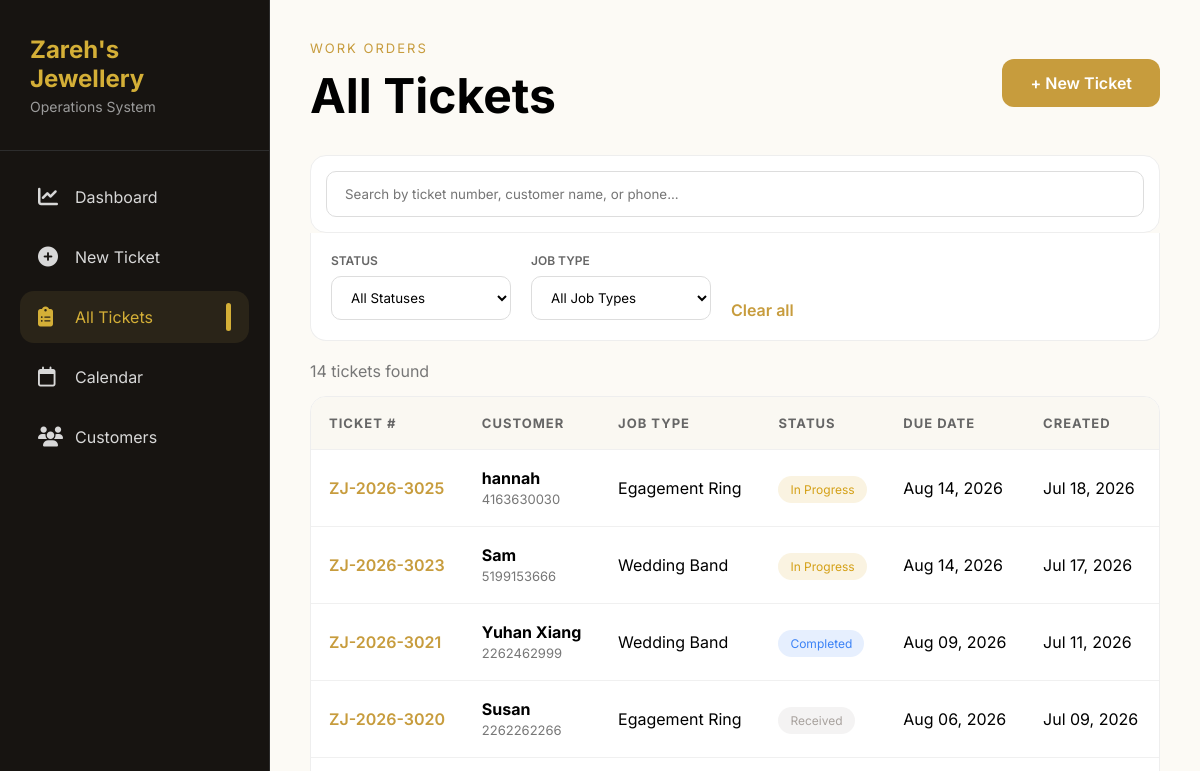
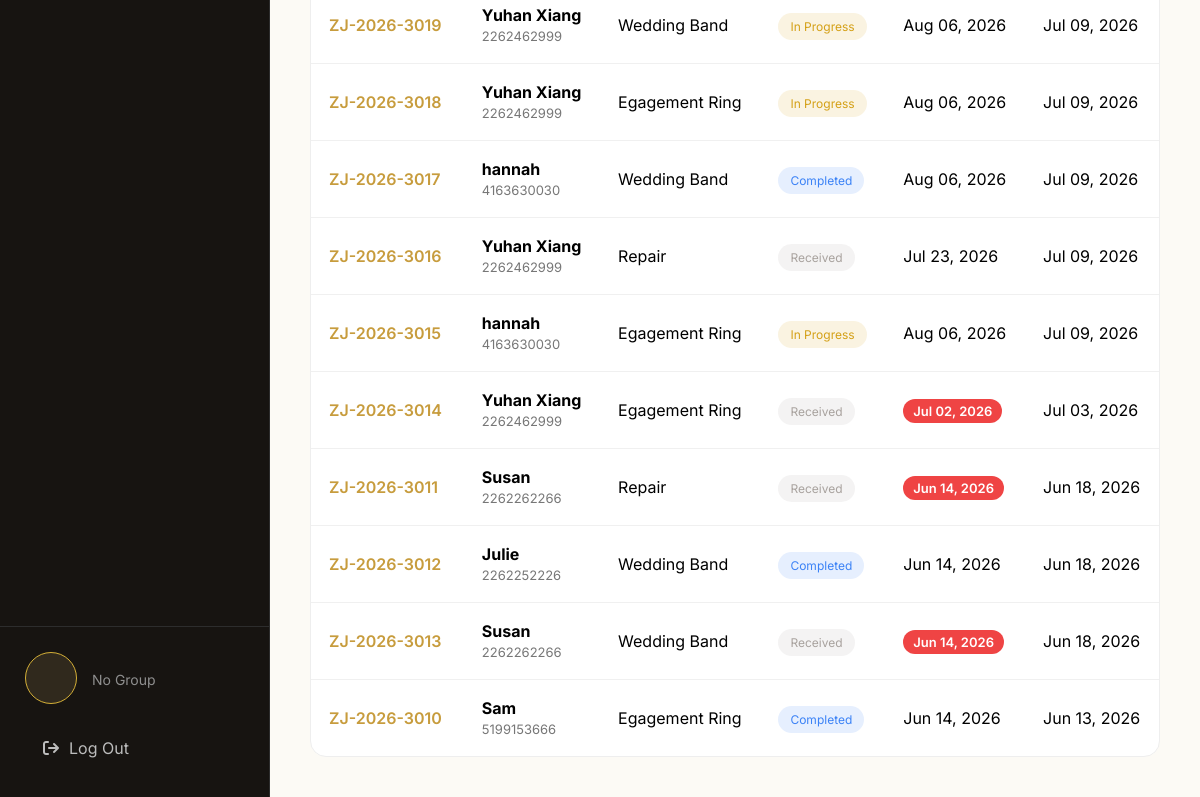
The page /tickets/ (signed in) on the database as committed earlier (2 pictures, top to bottom).
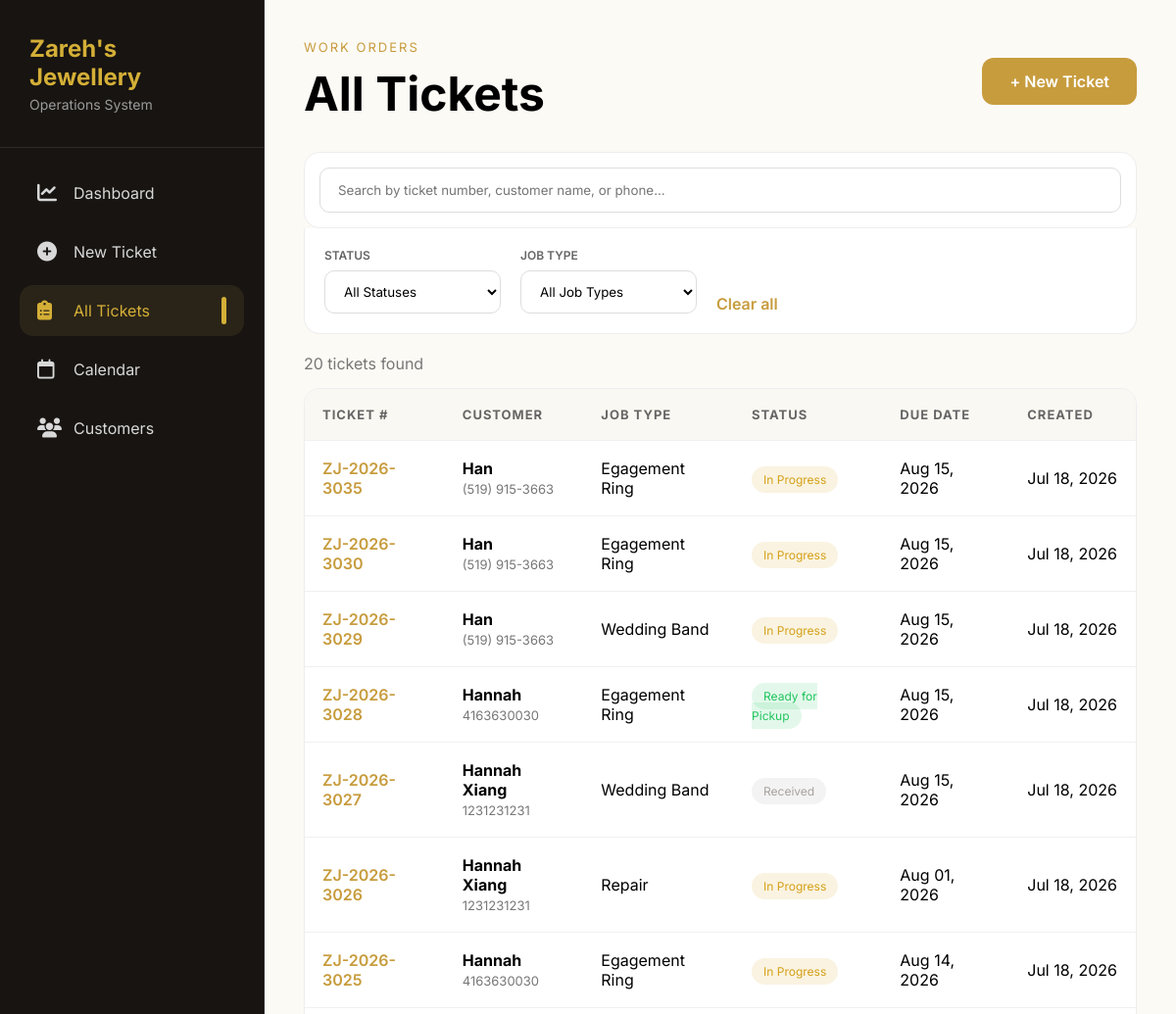
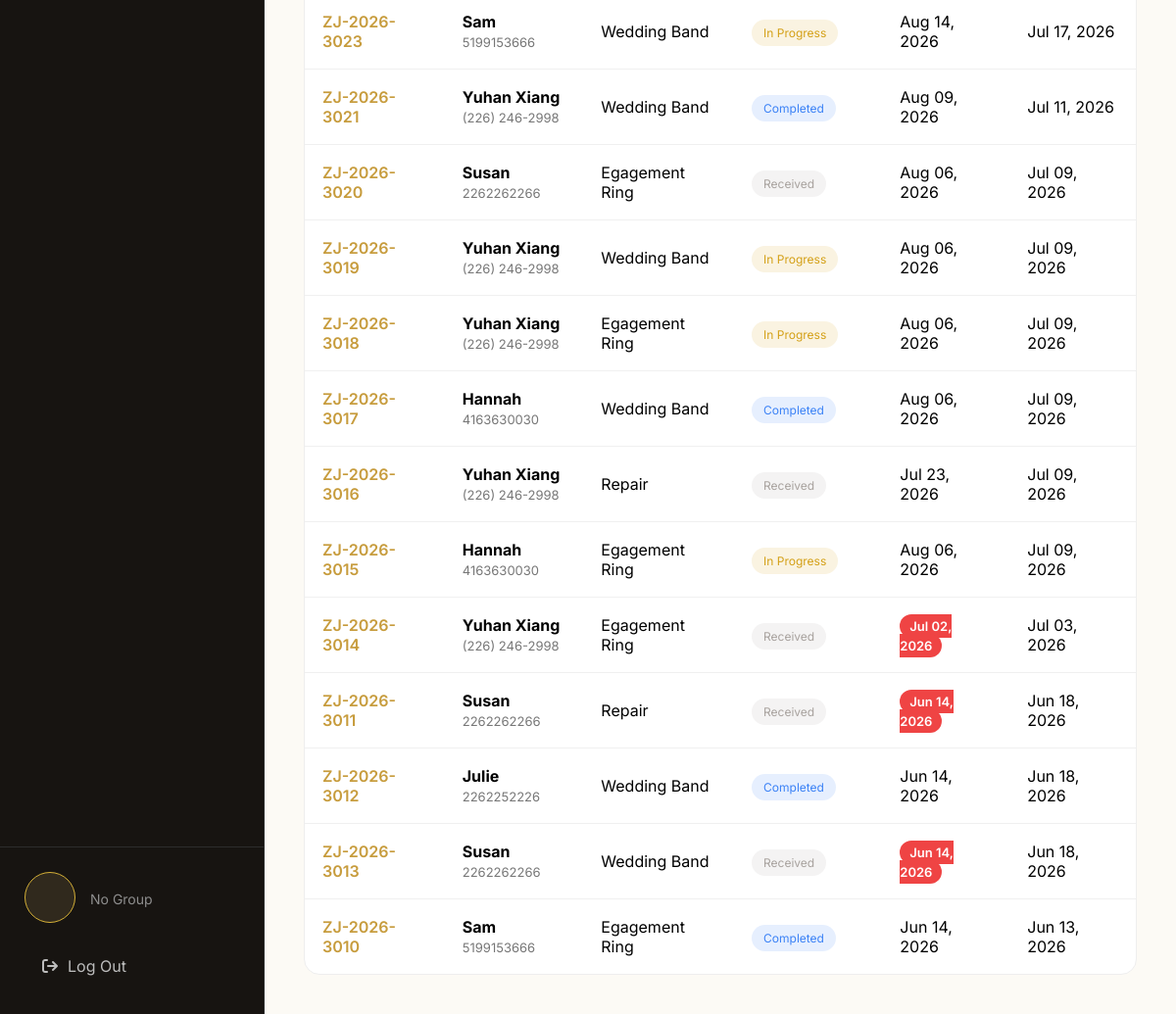
The same page on the database as committed later (2 pictures, top to bottom).
### core/models.py (models this page shows, shortened)
class Ticket(models.Model):
    ticket_number = models.CharField(
        max_length=20,
        unique=True
    )
    customer = models.ForeignKey(
        Customer,
        on_delete=models.CASCADE,
        related_name="tickets"
    )
    job_type = models.ForeignKey(
        JobType,
        on_delete=models.PROTECT
    )
    status = models.ForeignKey(
        Status,
        on_delete=models.PROTECT
    )
    description = models.TextField()
    created_date = models.DateTimeField(auto_now_add=True)
    due_date = models.DateField()
    price = models.DecimalField(
        max_digits=10,
        decimal_places=2,
        blank=True,
        null=True
    )
    completed_date = models.DateField(
        blank=True,
        null=True
    )

class Customer(models.Model):
    name = models.CharField(max_length=100)
    phone = models.CharField(max_length=20, unique=True)
    email = models.EmailField(blank=True, null=True)
    note = models.TextField(blank=True)
    created_date = models.DateTimeField(auto_now_add=True)
    class Meta:
        ordering = ["name"]

class JobType(models.Model):
    type = models.CharField(max_length=100, unique=True)
    duration = models.PositiveIntegerField(default=7)

class Status(models.Model):
    status = models.CharField(max_length=50, unique=True)
    color = models.CharField(max_length=20, default="#c79c3d")

### core/views.py (the view, shortened to what this page needs)
# urls.py: path('tickets/', views.all_tickets, name='all_tickets'),
@login_required
def all_tickets(request):
    tickets = Ticket.objects.select_related(
        'customer', 'job_type', 'status'
    ).order_by('-created_date')
    search = request.GET.get('search')
    status_id = request.GET.get('status')
    job_type_id = request.GET.get('job_type')
    open_jobs = request.GET.get("open")
    due = request.GET.get("due")
    pickup = request.GET.get("pickup")
    overdue = request.GET.get("overdue")
    if search:
        tickets = tickets.filter(
            Q(ticket_number__icontains=search) |
            Q(customer__name__icontains=search) |
            Q(customer__phone__icontains=search)
        )
    if status_id:
        tickets = tickets.filter(status_id=status_id)
    if job_type_id:
        tickets = tickets.filter(job_type_id=job_type_id)
    if open_jobs:
        tickets = tickets.exclude(status__status="Completed")
    if pickup:
        tickets = tickets.filter(status__status="Ready for Pickup")
    context = {
        "tickets": tickets,
        "statuses": Status.objects.all(),
        "job_types": JobType.objects.all(),
        "ticket_count": tickets.count(),
        "selected_status": status_id,
        "selected_job_type": job_type_id,
        "search": search or "",
        "today": timezone.now().date(),
    }
    return render(request, "core/all_tickets.html", context)

### core/templates/core/all_tickets.html (shortened to what this page needs)
{% extends 'core/base.html' %}
{% block content %}
<div class="tickets-page">
<div class="page-header">
    <div>
        <p class="page-tag">WORK ORDERS</p>
        <h1>All Tickets</h1>
    </div>
    <a href="{% url 'new_ticket' %}" class="new-ticket-btn">
        + New Ticket
    </a>
</div>
<form method="GET">
<form id="filterForm" method="GET">
    <div class="search-card">
        <div class="search-box">
            <input
                type="text"
                id="searchInput"
                name="search"
                value="{{ search }}"
                placeholder="Search by ticket number, customer name, or phone..."
            >
        </div>
    </div>
    <div
        id="filterPanel"
        class="filter-panel"
    >
        <div class="filter-group">
            <label>Status</label>
            <select
                id="statusFilter"
                name="status"
            >
                <option value="">
                    All Statuses
                </option>
            </select>
        </div>
        <div class="filter-group">
            <label>Job Type</label>
            <select
                id="jobTypeFilter"
                name="job_type"
            >
                <option value="">
                    All Job Types
                </option>
            </select>
        </div>
        <a
            href="{% url 'all_tickets' %}"
            class="clear-link"
        >
            Clear all
        </a>
    </div>
</form>
</form>
<div class="ticket-count" id="ticketCount">
    {{ ticket_count }} tickets found
</div>
<div class="table-card">
    <table class="ticket-table">
        <thead>
            <tr>
                <th>TICKET #</th>
                <th>CUSTOMER</th>
                <th>JOB TYPE</th>
                <th>STATUS</th>
                <th>DUE DATE</th>
                <th>CREATED</th>
            </tr>
        </thead>
        <tbody id="ticketTableBody">
{% for ticket in tickets %}
<tr onclick="
    window.location='{% url 'ticket_detail' ticket.id %}'
    "
    class="clickable-row">
    <td class="ticket-number">
        <a
        href="{% url 'ticket_detail' ticket.id %}"
        class="ticket-link"
    >
        {{ ticket.ticket_number }}
        </a>
    </td>
    <td>
        <strong>
            {{ ticket.customer.name }}
        </strong>
        <br>
        <span class="phone">
            {{ ticket.customer.phone }}
        </span>
    </td>
    <td>
        {{ ticket.job_type.type }}
    </td>
    <td>
        <span
            class="badge"
            style="
                background:{{ ticket.status.color }}20;
                color:{{ ticket.status.color }};
            "
        >
            {{ ticket.status.status }}
        </span>
    </td>
    <td>
    {% if ticket.due_date < today and ticket.status.status != "Completed" %}
        <span class="overdue-date">
            {{ ticket.due_date|date:"M d, Y" }}
        </span>
    {% else %}
        {{ ticket.due_date|date:"M d, Y" }}
    {% endif %}
</td>
    <td>
        {{ ticket.created_date|date:"M d, Y" }}
    </td>
</tr>
{% empty %}
<tr>
    <td colspan="6">
        No tickets found.
    </td>
</tr>
{% endfor %}
</tbody>
    </table>
</div>
</div>
{% endblock %}

### core/templates/core/base.html (shortened to what this page needs)
{% load static %}
<!DOCTYPE html>
<html lang="en">
<head>
    <link rel="stylesheet"
          href="https://cdnjs.cloudflare.com/ajax/libs/font-awesome/6.5.1/css/all.min.css">
</head>
<body>
<div class="sidebar">
    <div class="logo">
        <h2>Zareh's Jewellery</h2>
        <p>Operations System</p>
    </div>
    <div class="menu">
        <a href="/" class="{% if request.path == '/' %}active{% endif %}">
            <i class="fa-solid fa-chart-line"></i>
            Dashboard
        </a>
        <a href="/new-ticket/" class="{% if request.path == '/new-ticket/' %}active{% endif %}">
            <i class="fa-solid fa-circle-plus"></i>
            New Ticket
        </a>
        <a href="/tickets/" class="{% if request.path == '/tickets/' %}active{% endif %}">
            <i class="fa-solid fa-clipboard-list"></i>
            All Tickets
        </a>
        <a href="/calendar/" class="{% if request.path == '/calendar/' %}active{% endif %}">
            <i class="fa-regular fa-calendar"></i>
            Calendar
        </a>
        <a href="/customers/" class="{% if request.path == '/customers/' %}active{% endif %}">
            <i class="fa-solid fa-users"></i>
            Customers
        </a>
    </div>
    {% if user.is_authenticated %}
    <div class="sidebar-footer">
        <div class="user-info">
            <div class="base-avatar">
            </div>
            <div class="user-details">
                <p>
                    {% if user.groups.first %}
                        {{ user.groups.first.name }}
                    {% else %}
                        No Group
                    {% endif %}
                </p>
            </div>
        </div>
        <form method="post"
              action="{% url 'logout' %}"
              class="logout-form">
            <button type="submit" class="logout-btn">
                <i class="fa-solid fa-arrow-right-from-bracket"></i>
                Log Out
            </button>
        </form>
    </div>
    {% endif %}
</div>
<div class="main-content">
    {% block content %}
    {% endblock %}
</div>
</body>
</html>

### core/templates/core/base.html (style rules this page uses)
* { margin:0; padding:0; box-sizing:border-box; font-family:'Inter',sans-serif; }
body { display:flex; height:100vh; overflow:hidden; background:#FCFAF5; }
.sidebar { width:270px; height:100vh; background:#171411; color:white; display:flex; flex-direction:column; border-right:1px solid #2d2d2d; flex-shrink:0; }
.logo { padding:35px 30px; border-bottom:1px solid #2d2d2d; }
.logo h2 { color:#d4af37; font-size:24px; margin-bottom:5px; }
.logo p { color:#9b9b9b; font-size:14px; }
.menu { padding:20px; }
.menu a { display:flex; align-items:center; gap:15px; padding:16px 18px; margin-bottom:8px; border-radius:14px; text-decoration:none; color:#d8d8d8; transition:.25s; }
.menu a i { width:22px; font-size:20px; }
.menu a.active { background:#2a2418; color:#d4af37; position:relative; }
.menu a.active::after { content:""; position:absolute; right:18px; width:5px; height:28px; border-radius:10px; background:#d4af37; }
.sidebar-footer { margin-top:auto; padding:25px; border-top:1px solid #2d2d2d; }
.user-info { display:flex; align-items:center; gap:15px; margin-bottom:20px; }
.base-avatar { width:52px; height:52px; border-radius:50%; display:flex; justify-content:center; align-items:center; background:#30291d; border:1px solid #d4af37; color:#d4af37; font-weight:700; font-size:18px; }
.user-details p { color:#8e8e8e; font-size:14px; }
.logout-form { margin:0; }
.logout-btn { width:100%; display:flex; align-items:center; gap:10px; padding:14px 18px; border:none; border-radius:12px; background:transparent; color:#bdbdbd; cursor:pointer; font-size:16px; transition:.25s; }
.main-content { flex:1; padding:40px; overflow-y:auto; }

### core/templates/core/all_tickets.html (style rules this page uses)
.tickets-page { width:100%; }
.page-header { display:flex; justify-content:space-between; align-items:center; margin-bottom:30px; }
.page-tag { color:#c79c3d; letter-spacing:2px; font-size:13px; margin-bottom:10px; }
.page-header h1 { font-size:48px; }
.new-ticket-btn { background:#c79c3d; color:white; text-decoration:none; padding:14px 28px; border-radius:12px; font-weight:600; }
.search-card { background:white; border-radius:16px; padding:15px; border:1px solid #eee; display:flex; gap:15px; margin-bottom:20px; }
.search-box { flex:1; }
.search-box input { width:100%; padding:14px 18px; border:1px solid #ddd; border-radius:10px; }
.ticket-count { color:#777; margin-bottom:15px; }
.table-card { background:white; border-radius:16px; overflow:hidden; border:1px solid #eee; }
.ticket-table { width:100%; border-collapse:collapse; }
.ticket-table thead { background:#faf8f2; }
.ticket-table th { text-align:left; padding:18px; color:#666; font-size:13px; letter-spacing:1px; }
.ticket-table td { padding:18px; border-top:1px solid #f0f0f0; }
.ticket-number { color:#c79c3d; font-weight:600; }
.phone { color:#777; font-size:13px; }
.badge { padding:6px 12px; border-radius:20px; font-size:12px; }
.filter-panel { display:none; background:white; border:1px solid #eee; border-top:none; border-radius:0 0 16px 16px; padding:20px; margin-top:-20px; margin-bottom:20px; display:flex; align-items:flex-end; gap:20px; flex-wrap:wrap; }
.filter-group { display:flex; flex-direction:column; gap:8px; }
.filter-group label { font-size:12px; font-weight:600; color:#666; text-transform:uppercase; }
.filter-group select { min-width:180px; padding:12px 15px; border:1px solid #ddd; border-radius:10px; background:white; }
.clear-link { color:#c79c3d; text-decoration:none; font-weight:600; }
.clickable-row { cursor:pointer; }
.ticket-link { color:#c79c3d; text-decoration:none; font-weight:600; }
.overdue-date { color:white; background:#ef4444; padding:4px 10px; border-radius:20px; font-size:13px; font-weight:600; }

Rows that differ between the two databases and show on the page:
added Ticket: ticket_number "ZJ-2026-3035", customer.name "Han", customer.phone "(519) 915-3663", job_type.type "Egagement Ring", status.status "In Progress", due_date "Aug 15, 2026", created_date "Jul 18, 2026"
added Ticket: ticket_number "ZJ-2026-3030", customer.name "Han", customer.phone "(519) 915-3663", job_type.type "Egagement Ring", status.status "In Progress", due_date "Aug 15, 2026", created_date "Jul 18, 2026"
added Ticket: ticket_number "ZJ-2026-3029", customer.name "Han", customer.phone "(519) 915-3663", job_type.type "Wedding Band", status.status "In Progress", due_date "Aug 15, 2026", created_date "Jul 18, 2026"
added Ticket: ticket_number "ZJ-2026-3028", customer.name "Hannah", customer.phone "4163630030", job_type.type "Egagement Ring", status.status "Ready for Pickup", due_date "Aug 15, 2026", created_date "Jul 18, 2026"
added Ticket: ticket_number "ZJ-2026-3027", customer.name "Hannah Xiang", customer.phone "1231231231", job_type.type "Wedding Band", status.status "Received", due_date "Aug 15, 2026", created_date "Jul 18, 2026"
added Ticket: ticket_number "ZJ-2026-3026", customer.name "Hannah Xiang", customer.phone "1231231231", job_type.type "Repair", status.status "In Progress", due_date "Aug 01, 2026", created_date "Jul 18, 2026"
changed Ticket "ZJ-2026-3025": customer.name "hannah" → "Hannah"
changed through a linked row, Ticket "ZJ-2026-3021": customer.phone "2262462999" → "(226) 246-2998"
changed through a linked row, Ticket "ZJ-2026-3019": customer.phone "2262462999" → "(226) 246-2998"
changed through a linked row, Ticket "ZJ-2026-3018": customer.phone "2262462999" → "(226) 246-2998"
changed through a linked row, Ticket "ZJ-2026-3017": customer.name "hannah" → "Hannah"
changed through a linked row, Ticket "ZJ-2026-3016": customer.phone "2262462999" → "(226) 246-2998"
changed through a linked row, Ticket "ZJ-2026-3015": customer.name "hannah" → "Hannah"
changed through a linked row, Ticket "ZJ-2026-3014": customer.phone "2262462999" → "(226) 246-2998"
Other text that changed with them:
{{ ticket_count }}: "14" → "20"
